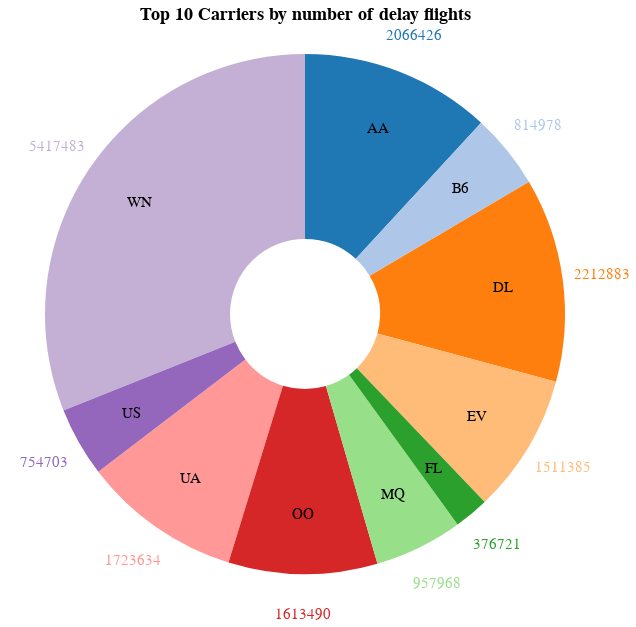

The notebook cell saved with this chart:
### Code cell
import altair as alt

# Visualisation of top 10 carriers that have the highest number of delay flights 
chart = alt.Chart(top_10_delay_carriers).mark_arc(outerRadius=260, innerRadius=75).encode(
    theta = alt.Theta(field="count", type="quantitative", stack=True),
    color = alt.Color('Carrier:N', scale=alt.Scale(scheme='category20'), legend=None),
).properties(
    title='Top 10 Carriers by number of delay flights',
    width=600,
    height=300
)

pie = chart.mark_arc(outerRadius=350)
value_text = pie.mark_text(radius=300, size=15).encode(text=alt.Text('count:Q'))

pie2 = chart.mark_arc(outerRadius=250)
text = pie2.mark_text(radius=200, size=15).encode(
    text=alt.Text('Carrier:N'), 
    color=alt.value("#000000")
)

(chart + text + value_text).configure_view(
    strokeWidth=0
).configure_title(
    fontSize=18
)

### Figure 1 — Vega-Lite specification as saved in the notebook (floating-point values rounded to 4 significant figures)
{"config": {"view": {"continuousWidth": 300, "continuousHeight": 300, "strokeWidth": 0}, "title": {"fontSize": 18}}, "layer": [{"mark": {"type": "arc", "innerRadius": 75, "outerRadius": 260}, "encoding": {"color": {"field": "Carrier", "legend": null, "scale": {"scheme": "category20"}, "type": "nominal"}, "theta": {"field": "count", "stack": true, "type": "quantitative"}}, "title": "Top 10 Carriers by number of delay flights"}, {"mark": {"type": "text", "radius": 200, "size": 15}, "encoding": {"color": {"value": "#000000"}, "text": {"field": "Carrier", "type": "nominal"}, "theta": {"field": "count", "stack": true, "type": "quantitative"}}, "title": "Top 10 Carriers by number of delay flights"}, {"mark": {"type": "text", "radius": 300, "size": 15}, "encoding": {"color": {"field": "Carrier", "legend": null, "scale": {"scheme": "category20"}, "type": "nominal"}, "text": {"field": "count", "type": "quantitative"}, "theta": {"field": "count", "stack": true, "type": "quantitative"}}, "title": "Top 10 Carriers by number of delay flights"}], "data": {"name": "data-ccdb20e27dcb4d213d6db1b31585f087"}, "height": 300, "width": 600, "$schema": "https://vega.github.io/schema/vega-lite/v5.17.0.json", "datasets": {"data-ccdb20e27dcb4d213d6db1b31585f087": [{"Carrier": "WN", "count": 5417483}, {"Carrier": "DL", "count": 2212883}, {"Carrier": "AA", "count": 2066426}, {"Carrier": "UA", "count": 1723634}, {"Carrier": "OO", "count": 1613490}, {"Carrier": "EV", "count": 1511385}, {"Carrier": "MQ", "count": 957968}, {"Carrier": "B6", "count": 814978}, {"Carrier": "US", "count": 754703}, {"Carrier": "FL", "count": 376721}]}}
